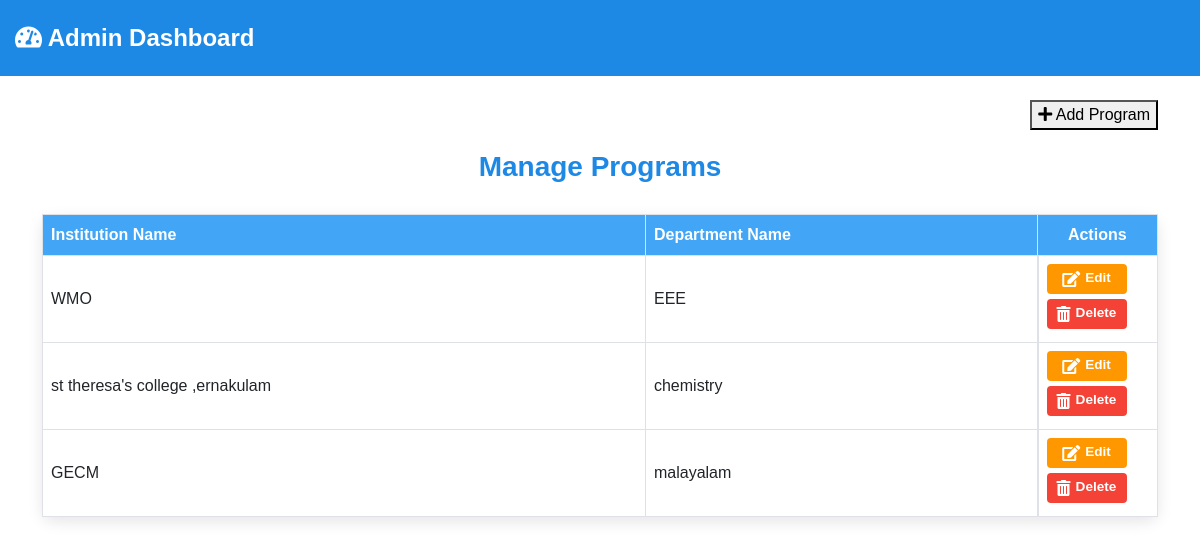
/myapp/manage_program, run on an earlier commit of the app's database.
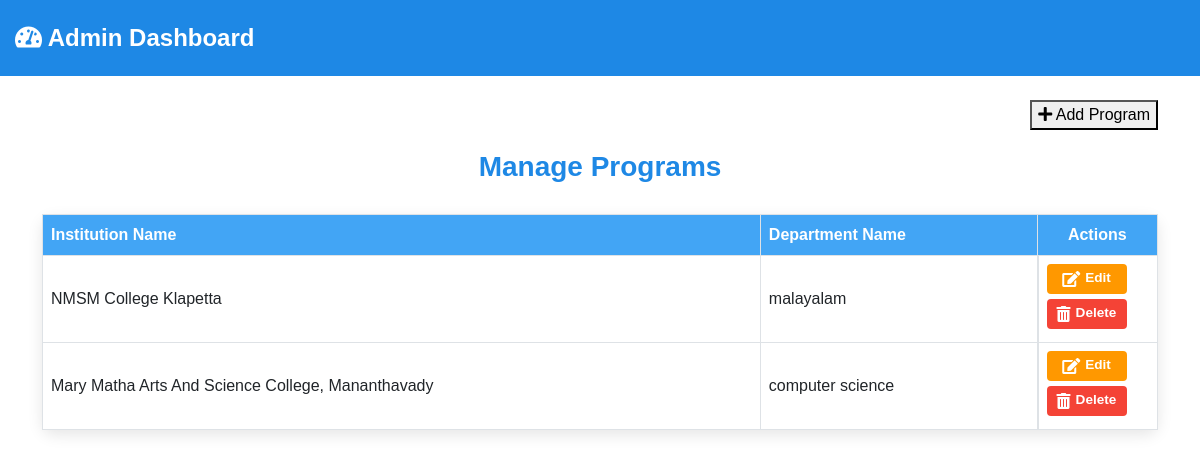
And on a later commit of the database.
### myapp/models.py (models this page shows)
class department_model(models.Model):
    institution_id = models.ForeignKey(institution_model, on_delete=models.CASCADE, null=True, blank=True)
    department_name = models.CharField(max_length=100, null=True, blank=True)

class institution_model(models.Model):
    institution_name = models.CharField(max_length=100, null=True, blank=True)
    institution_address = models.CharField(max_length=100, null=True, blank=True)
    institution_contact = models.CharField(max_length=100, null=True, blank=True)
    institution_email = models.CharField(max_length=100, null=True, blank=True)
    institution_accreditation = models.CharField(max_length=100, null=True, blank=True)

### myapp/views.py (the view, shortened to what this page needs)
# urls.py: path('manage_program', manageprograms.as_view(), name='manage_program'),
class manageprograms(View):
    def get(self, request):
        c=department_model.objects.all()
        return render(request, 'administrator/manage_program.html',{'data':c})

### templates/administrator/manage_program.html (shortened to what this page needs)
<!DOCTYPE html>
<html lang="en">
<head>
    <link href="https://cdnjs.cloudflare.com/ajax/libs/font-awesome/5.15.3/css/all.min.css" rel="stylesheet">
    <link href="https://cdn.jsdelivr.net/npm/bootstrap@5.3.0/dist/css/bootstrap.min.css" rel="stylesheet">
</head>
<body>
    <nav class="navbar navbar-light">
        <a class="navbar-brand" href="/adminhome">
            <i class="fas fa-tachometer-alt"></i> Admin Dashboard
        </a>
    </nav>
    <div class="container mt-4">
        <div class="add-btn-container">
            <button class="add-btn" onclick="window.location.href='/viewadd_manageprogram'">
                <i class="fas fa-plus"></i> Add Program
            </button>
        </div>
        <h3>Manage Programs</h3>
        <table class="table table-bordered">
            <thead>
                <tr>
                    <th>Institution Name</th>
                    <th>Department Name</th>
                    <th>Actions</th>
                </tr>
            </thead>
            <tbody>
                {% for i in data %}
                <tr>
                    <td>{{ i.institution_id.institution_name }}</td>
                    <td>{{ i.department_name }}</td>
                    <td class="action-btns">
                        <button class="edit-btn" onclick="window.location.href='/editpgm/{{ i.id }}'">
                            <i class="fas fa-edit"></i> Edit
                        </button>
                        <button class="delete-btn" onclick="window.location.href='/deletepgm/{{ i.id }}'">
                            <i class="fas fa-trash-alt"></i> Delete
                        </button>
                    </td>
                </tr>
                {% endfor %}
            </tbody>
        </table>
    </div>
</body>
</html>

What changed in the data, as far as the page shows it:
removed department_model: institution_id.institution_name "WMO", department_name "EEE"
removed department_model: institution_id.institution_name "st theresa's college ,ernakulam", department_name "chemistry"
removed department_model: institution_id.institution_name "GECM", department_name "malayalam"
added department_model: institution_id.institution_name "NMSM College Klapetta", department_name "malayalam"
added department_model: institution_id.institution_name "Mary Matha Arts And Science College, Mananthavady", department_name "computer science"
